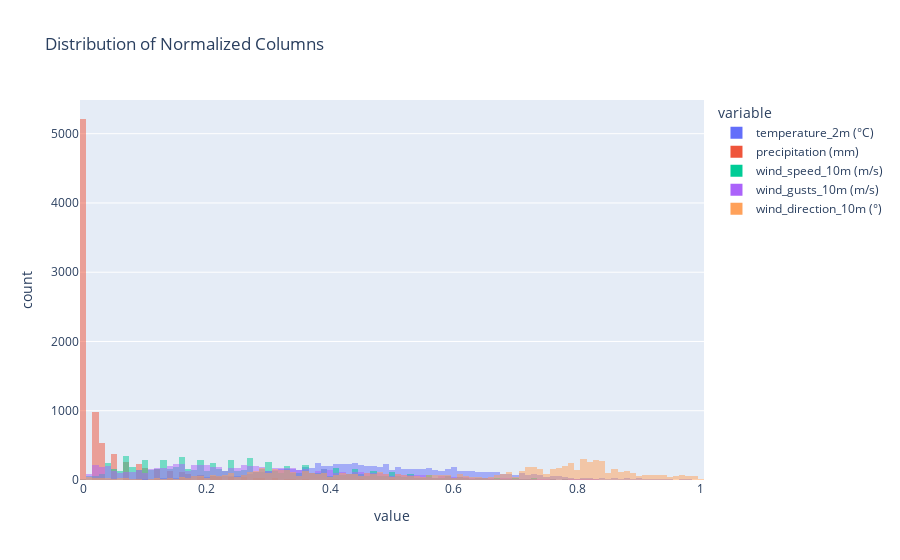

This figure's notebook cell:
### Markdown cell above
I'm not really sure what you meant by your comments.   
Just to note, minmax-scaling is a standard, if not the standard way, to do normalization :)   
Regarding the plot, I'm not sure what you mean needs to be changed. I could have changed the plot kind to hist, instead of kde. But then the pecipitation peak would be way higher. The distribution of the data is what it is.   
I did make a histogram below using plotly, but it's even more difficult to see the distributions here. I guess you could zoom in on different parts of the plot if the notebook wasn't turned into a pdf.   
I also added a line plot of the normalized data if that is what you need, although I don't think doing this adds value to data exploration. If this is not what you need I guess I need to be spoonfed what I need to do :)

### Code cell
fig_all_hist = px.histogram(df_scaled, barmode='overlay', title='Distribution of Normalized Columns')
fig_all_hist.show()

### Figure 1 — Plotly figure (JSON) as saved in the notebook; plotly's stock layout.template omitted (floating-point values rounded to 4 significant figures; data arrays with more than 128 entries replaced by an {"elided": "..."} marker saying what was removed)
{"data": [{"bingroup": "x", "hovertemplate": "variable=temperature_2m (°C)<br>value=%{x}<br>count=%{y}<extra></extra>", "legendgroup": "temperature_2m (°C)", "marker": {"color": "#636efa", "opacity": 0.5, "pattern": {"shape": ""}}, "name": "temperature_2m (°C)", "orientation": "v", "showlegend": true, "type": "histogram", "x": {"elided": "8760 float values"}, "xaxis": "x", "yaxis": "y"}, {"bingroup": "x", "hovertemplate": "variable=precipitation (mm)<br>value=%{x}<br>count=%{y}<extra></extra>", "legendgroup": "precipitation (mm)", "marker": {"color": "#EF553B", "opacity": 0.5, "pattern": {"shape": ""}}, "name": "precipitation (mm)", "orientation": "v", "showlegend": true, "type": "histogram", "x": {"elided": "8760 float values"}, "xaxis": "x", "yaxis": "y"}, {"bingroup": "x", "hovertemplate": "variable=wind_speed_10m (m/s)<br>value=%{x}<br>count=%{y}<extra></extra>", "legendgroup": "wind_speed_10m (m/s)", "marker": {"color": "#00cc96", "opacity": 0.5, "pattern": {"shape": ""}}, "name": "wind_speed_10m (m/s)", "orientation": "v", "showlegend": true, "type": "histogram", "x": {"elided": "8760 float values"}, "xaxis": "x", "yaxis": "y"}, {"bingroup": "x", "hovertemplate": "variable=wind_gusts_10m (m/s)<br>value=%{x}<br>count=%{y}<extra></extra>", "legendgroup": "wind_gusts_10m (m/s)", "marker": {"color": "#ab63fa", "opacity": 0.5, "pattern": {"shape": ""}}, "name": "wind_gusts_10m (m/s)", "orientation": "v", "showlegend": true, "type": "histogram", "x": {"elided": "8760 float values"}, "xaxis": "x", "yaxis": "y"}, {"bingroup": "x", "hovertemplate": "variable=wind_direction_10m (°)<br>value=%{x}<br>count=%{y}<extra></extra>", "legendgroup": "wind_direction_10m (°)", "marker": {"color": "#FFA15A", "opacity": 0.5, "pattern": {"shape": ""}}, "name": "wind_direction_10m (°)", "orientation": "v", "showlegend": true, "type": "histogram", "x": {"elided": "8760 float values"}, "xaxis": "x", "yaxis": "y"}], "layout": {"barmode": "overlay", "legend": {"title": {"text": "variable"}, "tracegroupgap": 0}, "title": {"text": "Distribution of Normalized Columns"}, "xaxis": {"anchor": "y", "domain": [0, 1], "title": {"text": "value"}}, "yaxis": {"anchor": "x", "domain": [0, 1], "title": {"text": "count"}}}}
